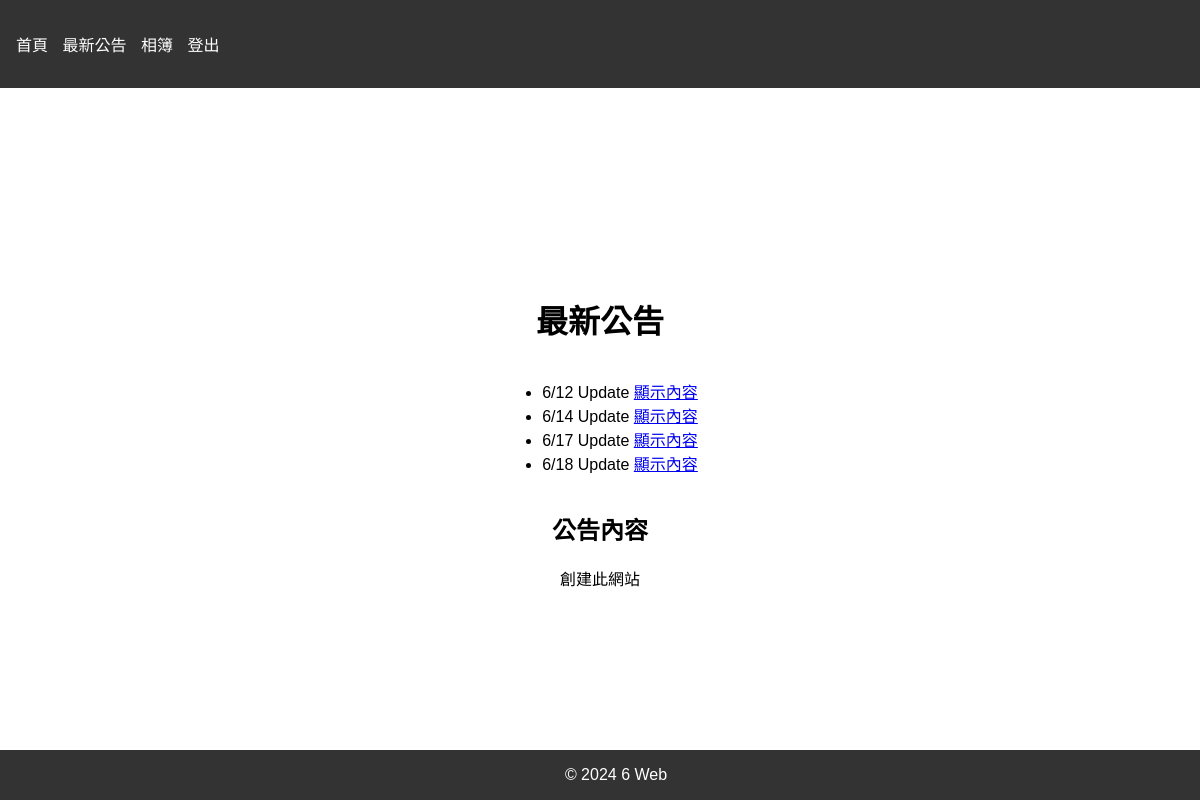
The app's page /announcements?view_content=1 (signed in) with its own data.
### tables this page shows
CREATE TABLE announcements (id INTEGER PRIMARY KEY, title TEXT, content TEXT);

### app.py (the view, shortened to what this page needs)
@app.route('/announcements', methods=['GET', 'POST'])
@login_required
def announcements():
    conn = sqlite3.connect('database.db')
    c = conn.cursor()
    c.execute("SELECT id, title FROM announcements")
    announcements = c.fetchall()
    if 'view_content' in request.args:
        announcement_id = request.args.get('view_content')
        c.execute("SELECT content FROM announcements WHERE id = ?", (announcement_id,))
        content = c.fetchone()[0]
    else:
        content = None
    conn.close()
    return render_template('announcements.html', announcements=announcements, content=content)

### app.py (called while the page is built)
def login_required(f):
    @wraps(f)
    def decorated_function(*args, **kwargs):
        if 'logged_in' not in session:
            return redirect(url_for('show_time'))
        return f(*args, **kwargs)
    return decorated_function

### templates/announcements.html (shortened to what this page needs)
<!DOCTYPE html>
<html lang="zh-TW">
<head>
    <link rel="stylesheet" href="{{ url_for('static', filename='styles.css') }}">
</head>
<body>
    <header>
        <nav>
            <ul>
                <li><a href="{{ url_for('index') }}">首頁</a></li>
                <li><a href="{{ url_for('announcements') }}">最新公告</a></li>
                <li><a href="{{ url_for('album') }}">相簿</a></li>
                <li><a href="{{ url_for('logout') }}">登出</a></li>
            </ul>
        </nav>
    </header>
    <main>
        <h1>最新公告</h1>
        <ul>
            {% for announcement in announcements %}
            <li>
                {{ announcement[1] }}
                <a href="{{ url_for('announcements', view_content=announcement[0]) }}">顯示內容</a>
            </li>
            {% endfor %}
        </ul>
        {% if content %}
        <div class="content-view">
            <h2>公告內容</h2>
            <p>{{ content }}</p>
        </div>
        {% endif %}
    </main>
    <footer>
        &copy; 2024 6 Web
    </footer>
</body>
</html>

### static/styles.css (style rules this page uses)
body { font-family: Arial, sans-serif; margin: 0; padding: 0; box-sizing: border-box; }
header { background-color: #333; color: white; padding: 1em; }
nav ul { list-style: none; padding: 0; }
nav ul li { display: inline; margin-right: 10px; }
nav ul li a { color: white; text-decoration: none; }
main { display: flex; flex-direction: column; justify-content: center; align-items: center; min-height: 80vh; padding: 2em; text-align: center; }
footer { background-color: #333; color: white; text-align: center; padding: 1em; position: fixed; width: 100%; bottom: 0; }

### records on screen
announcements: title "6/12 Update", content "創建此網站"
announcements: title "6/14 Update"
announcements: title "6/17 Update"
announcements: title "6/18 Update"
